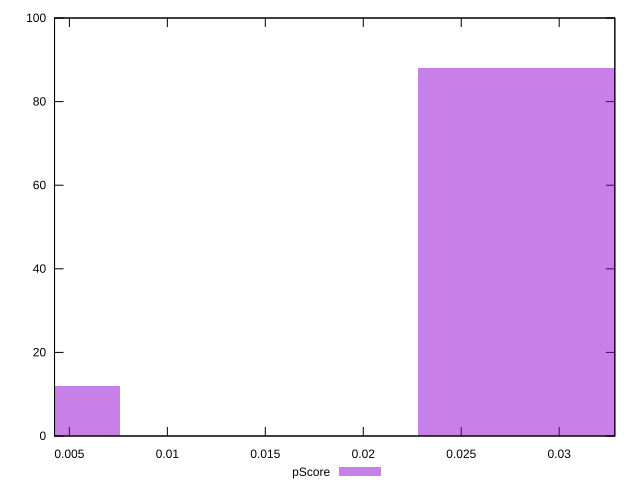

This figure's gnuplot source:
reset

$pScore <<EOF
0.030363703106399638 88
0 12
EOF

set key outside below
set boxwidth 0.015181851553199819
set xrange [0.004241318068433697:0.03283929049190676]
set yrange [0:100]
set trange [0:100]
set style fill transparent solid 0.5 noborder
set terminal svg size 640, 490 enhanced background rgb 'white'
set output "report_00013_2021-02-09T12-04-24.940Z/cumulative-layout-shift/samples/pages+cached+noadtech/pScore/histogram.svg"

plot $pScore title "pScore" with boxes

reset
